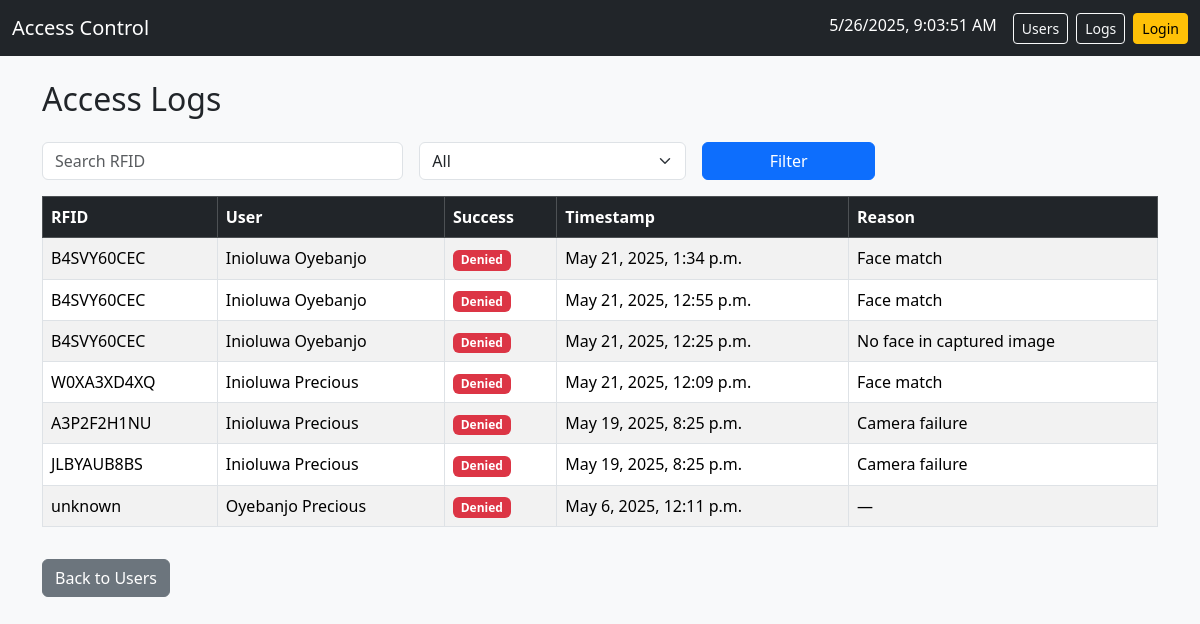
The page /logs/ on the database as committed earlier.
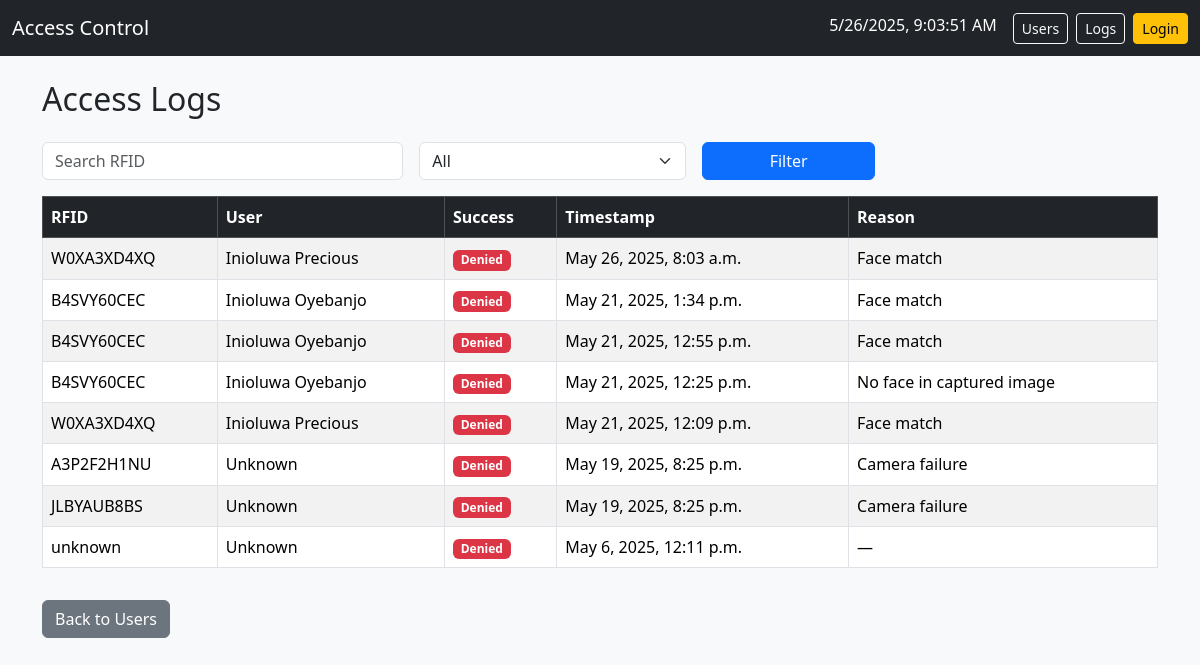
The same page on the database as committed later.
### core/models.py (models this page shows, shortened)
class AccessLog(models.Model):
    user = models.ForeignKey(User, on_delete=models.SET_NULL, null=True, blank=True)
    rfid_tag = models.CharField(max_length=100)
    timestamp = models.DateTimeField(default=timezone.now)
    access_granted = models.BooleanField(default=False)
    method = models.CharField(max_length=20, default='RFID') # or Camera
    reason = models.TextField(blank=True, null=True)

class User(models.Model):
    full_name = models.CharField(max_length=100)
    rfid_tag = models.CharField(max_length=50, unique=True)
    photo = models.ImageField(upload_to='photo/', blank=True, null=True)
    role = models.CharField(max_length=50, default='User')
    created_at = models.DateTimeField(auto_now_add =True)

### core/views.py (the view)
# urls.py: path('logs/', core_views.access_log_list, name='access-log-list'),
def access_log_list(request):
    logs = AccessLog.objects.select_related('user').order_by('-timestamp')
    rfid_query = request.GET.get('rfid')
    if rfid_query:
        logs = logs.filter(rfid_tag__icontains=rfid_query)
    status = request.GET.get('status')
    if status == 'access_granted':
        logs = logs.filter(access_granted=True)
    elif status == 'failure':
        logs = logs.filter(access_granted=False)
    return render(request, 'core/access_logs.html', {'logs': logs})

### core/templates/core/access_logs.html (shortened to what this page needs)
{% extends "core/base.html" %}
{% block content %}
<h2 class="mb-4">Access Logs</h2>
<form method="get" class="row g-3 mb-3">
    <div class="col-md-4">
        <input type="text" class="form-control" name="rfid" placeholder="Search RFID" value="{{ request.GET.rfid }}">
    </div>
    <div class="col-md-3">
        <select class="form-select" name="status">
            <option value="">All</option>
        </select>
    </div>
    <div class="col-md-2">
        <button class="btn btn-primary w-100" type="submit">Filter</button>
    </div>
</form>
<table class="table table-bordered table-striped">
    <thead class="table-dark">
        <tr>
            <th>RFID</th>
            <th>User</th>
            <th>Success</th>
            <th>Timestamp</th>
            <th>Reason</th>
        </tr>
    </thead>
    <tbody>
        {% for log in logs %}
        <tr>
            <td>{{ log.rfid_tag }}</td>
            <td>{% if log.user %}
                {{ log.user.full_name }}
            {% else %}
                Unknown
            {% endif %}
            </td>
            <td>
                {% if log.success %}
                    <span class="badge bg-success">Granted</span>
                {% else %}
                    <span class="badge bg-danger">Denied</span>
                {% endif %}
            </td>
            <td>{{ log.timestamp }}</td>
            <td>{{ log.reason|default:"—" }}</td>
        </tr>
        {% empty %}
        <tr>
            <td colspan="5" class="text-center">No logs found.</td>
        </tr>
        {% endfor %}
    </tbody>
</table>
<a href="{% url 'user-list' %}" class="btn btn-secondary mt-3">Back to Users</a>
{% endblock %}

Rows that differ between the two databases and show on the page:
added AccessLog: rfid_tag "W0XA3XD4XQ", user.full_name "Inioluwa Precious", timestamp "May 26, 2025, 8:03 a.m.", reason "Face match"
changed AccessLog "A3P2F2H1NU": user.full_name "Inioluwa Precious" → (not shown); now shows "Unknown"
changed AccessLog "JLBYAUB8BS": user.full_name "Inioluwa Precious" → (not shown); now shows "Unknown"
changed AccessLog "unknown": user.full_name "Oyebanjo Precious" → (not shown); now shows "Unknown"
